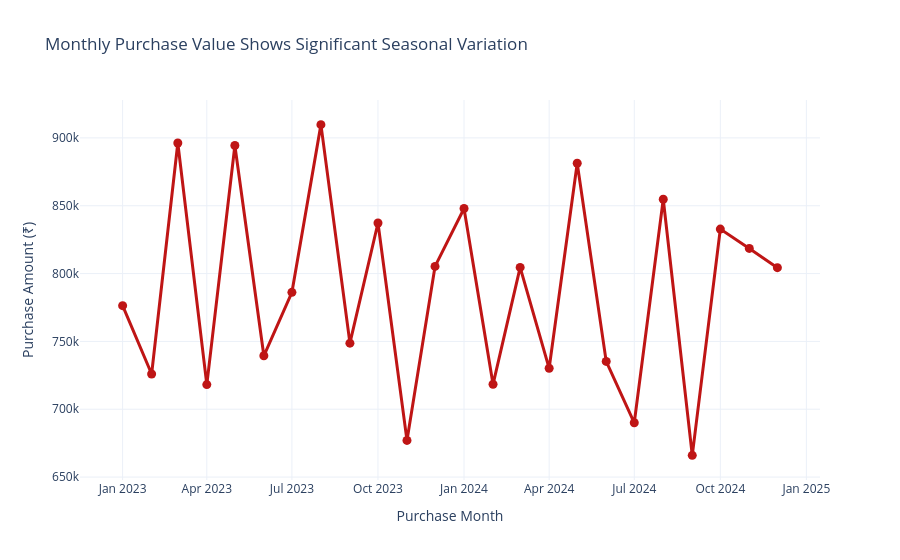

The cell this chart's notebook holds for it:
### Code cell
monthly_sales = customers_shopping.groupby(
    ["Year", "Month"],
    as_index=False,
).agg(
    sales=("Purchase Amount (₹)", "sum"),
)

monthly_sales["Date"] = pd.to_datetime(
    monthly_sales["Year"].astype(str)
    + "-"
    + monthly_sales["Month"].astype(str)
    + "-01"
)

monthly_sales = monthly_sales.sort_values(
    by="Date"
)

fig_monthly_sales = px.line(
    monthly_sales,
    x="Date",
    y="sales",
    markers=True,
    hover_name="Year",
    labels={
        "Date":"Purchase Month",
        "sales":"Purchase Amount (₹)",
    },
    template = "plotly_white",
    title="Monthly Purchase Value Shows Significant Seasonal Variation",
)
fig_monthly_sales.update_traces(
    line=dict(color="#BF1515", width=3),
    marker=dict(size=9, color="#BF1515"),
)
fig_monthly_sales.show()

### Figure 1 — Plotly figure (JSON) as saved in the notebook; plotly's stock layout.template omitted (floating-point values rounded to 4 significant figures)
{"data": [{"hovertemplate": "<b>%{hovertext}</b><br><br>Purchase Month=%{x}<br>Purchase Amount (₹)=%{y}<extra></extra>", "hovertext": [2023.0, 2023.0, 2023.0, 2023.0, 2023.0, 2023.0, 2023.0, 2023.0, 2023.0, 2023.0, 2023.0, 2023.0, 2024.0, 2024.0, 2024.0, 2024.0, 2024.0, 2024.0, 2024.0, 2024.0, 2024.0, 2024.0, 2024.0, 2024.0], "legendgroup": "", "line": {"color": "#BF1515", "dash": "solid", "width": 3}, "marker": {"color": "#BF1515", "size": 9, "symbol": "circle"}, "mode": "lines+markers", "name": "", "orientation": "v", "showlegend": false, "type": "scatter", "x": ["2023-01-01T00:00:00", "2023-02-01T00:00:00", "2023-03-01T00:00:00", "2023-04-01T00:00:00", "2023-05-01T00:00:00", "2023-06-01T00:00:00", "2023-07-01T00:00:00", "2023-08-01T00:00:00", "2023-09-01T00:00:00", "2023-10-01T00:00:00", "2023-11-01T00:00:00", "2023-12-01T00:00:00", "2024-01-01T00:00:00", "2024-02-01T00:00:00", "2024-03-01T00:00:00", "2024-04-01T00:00:00", "2024-05-01T00:00:00", "2024-06-01T00:00:00", "2024-07-01T00:00:00", "2024-08-01T00:00:00", "2024-09-01T00:00:00", "2024-10-01T00:00:00", "2024-11-01T00:00:00", "2024-12-01T00:00:00"], "xaxis": "x", "y": [776340, 725959, 896234, 718184, 894392, 739414, 786142, 909787, 748721, 837268, 677019, 805262, 847960, 718390, 804550, 730189, 881303, 735263, 690012, 854780, 665997, 832762, 818553, 804339], "yaxis": "y"}], "layout": {"legend": {"tracegroupgap": 0}, "title": {"text": "Monthly Purchase Value Shows Significant Seasonal Variation"}, "xaxis": {"anchor": "y", "domain": [0, 1], "title": {"text": "Purchase Month"}}, "yaxis": {"anchor": "x", "domain": [0, 1], "title": {"text": "Purchase Amount (₹)"}}}}
